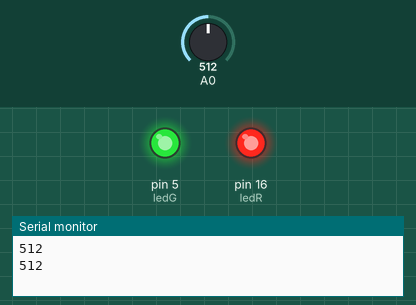
A sketch run on a simulated Arduino Uno, built with avr-gcc and run on an emulated ATmega328P. Parts: output pins drawn as LEDs (lit = HIGH), the last lines printed to the serial monitor. The test bench sets the inputs (shaded band); at power-on: A0 = 512.

Above: at 1.8 s.
1.9 s: A0 set to 482
At 2.5 s:
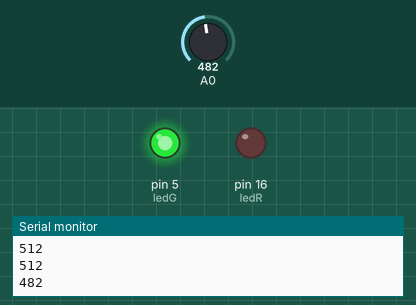
3.5 s: A0 set to 263
5.2 s: A0 set to 240
At 6.7 s:
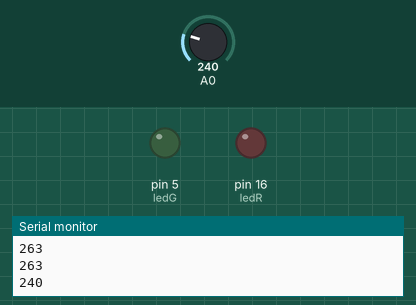
7.5 s: A0 set to 260
At 8.3 s:
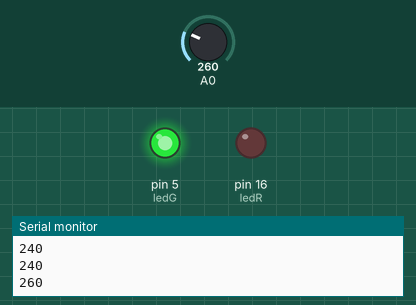
9.5 s: A0 set to 122
At 11.0 s:
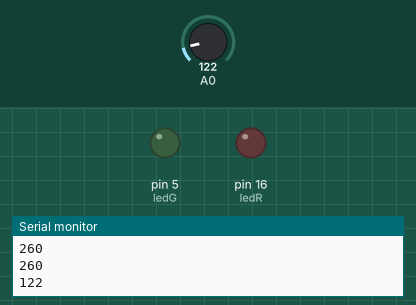
Timing chart, 0 to 12.5 s (numbered marks = the images above; inputs shaded):
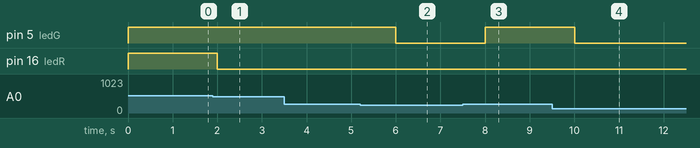

Measured:
- the behaviour switches between 501 and 500 on A0 (found by bisection; images 0 and 1)
- the behaviour switches between 251 and 250 on A0 (found by bisection; images 1 and 2)
- after the input at 1.9 s, pin 16 (ledR): HIGH → LOW after 0.10 s
- after the input at 5.2 s, pin 5 (ledG): HIGH → LOW after 0.80 s
- after the input at 7.5 s, pin 5 (ledG): LOW → HIGH after 0.50 s
- after the input at 9.5 s, pin 5 (ledG): HIGH → LOW after 0.50 s

The sketch:

Senser.ino
```cpp
int ledR = 16;
int ledG = 5;


void setup() {
  Serial.begin(9600);
  pinMode(ledR, OUTPUT);
  pinMode(ledG, OUTPUT);

  digitalWrite(ledR, LOW);
  digitalWrite(ledG, HIGH);

}

// 센서 값을 저장할 변수 inputValue의 선언 및 초기화
int inputValue = 0;
boolean ledRState = false;
boolean ledGState = true;


void loop() {
  inputValue = analogRead(A0);
  Serial.println(inputValue);

  if (inputValue > 500) { //매우 어두울 때
    ledRState = true;
    ledGState = true;
  } else if (inputValue > 250) { //어두울 때
    ledRState = false;
    ledGState = true;
  } else { //밝을 때
    ledRState = false;
    ledGState = false;
  }

  digitalWrite(ledR, ledRState);
  digitalWrite(ledG, ledGState);

  delay(1000);
}
```
